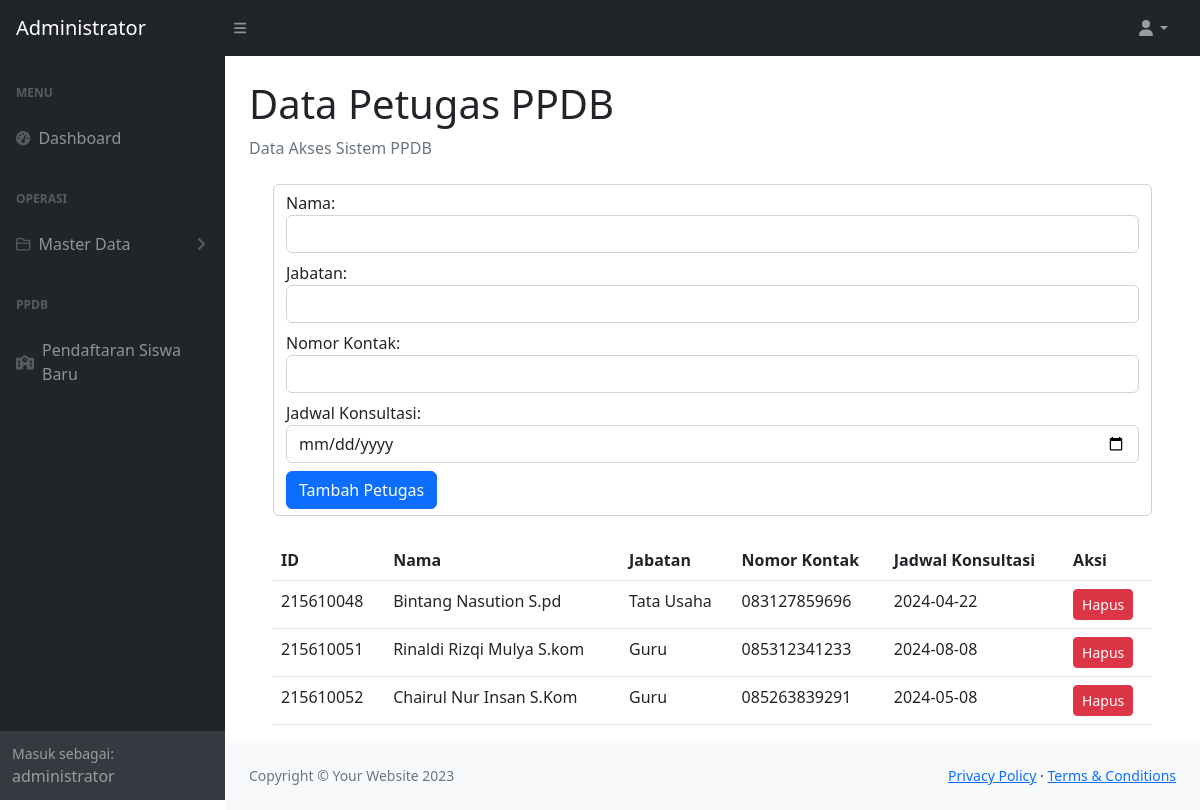
/page/admin/petugas.php (signed in), run on the app's committed database.
### tables this page shows
CREATE TABLE `petugasppdb` (
  `ID` int(11) NOT NULL,
  `Nama` varchar(100) DEFAULT NULL,
  `Jabatan` varchar(100) DEFAULT NULL,
  `NomorKontak` varchar(15) DEFAULT NULL,
  `JadwalKonsultasi` date DEFAULT NULL
);

### page/admin/petugas.php (the view, shortened to what this page needs)
<?php
$conn = new mysqli("localhost", "id22353485_proyekpsi", "Proyekpsi.123456789", "id22353485_proyek_sistem");
?>
<!DOCTYPE html>
<html lang="en">
    <head>
        <link href="https://cdn.jsdelivr.net/npm/simple-datatables@7.1.2/dist/style.min.css" rel="stylesheet" />
        <link href="dist/css/styles.css" rel="stylesheet" />
    </head>
    <body class="sb-nav-fixed">
        <nav class="sb-topnav navbar navbar-expand navbar-dark bg-dark">
            <a class="navbar-brand ps-3" href="index.php">Administrator</a>
            <button class="btn btn-link btn-sm order-1 order-lg-0 me-4 me-lg-0" id="sidebarToggle" href="#!"><i class="fas fa-bars"></i></button>
            <ul class="navbar-nav ms-auto ms-md-0 me-3 me-lg-4">
                <li class="nav-item dropdown">
                    <a class="nav-link dropdown-toggle" id="navbarDropdown" href="#" role="button" data-bs-toggle="dropdown" aria-expanded="false"><i class="fas fa-user fa-fw"></i></a>
                </li>
            </ul>
        </nav>
        <div id="layoutSidenav">
            <div id="layoutSidenav_nav">
                <nav class="sb-sidenav accordion sb-sidenav-dark" id="sidenavAccordion">
                    <div class="sb-sidenav-menu">
                        <div class="nav">
                            <div class="sb-sidenav-menu-heading">Menu</div>
                            <a class="nav-link" href="dashboard.php">
                                <div class="sb-nav-link-icon"><i class="fas fa-tachometer-alt"></i></div>
                                Dashboard
                            </a>
                            <div class="sb-sidenav-menu-heading">Operasi</div>
                            <a class="nav-link collapsed" href="#" data-bs-toggle="collapse" data-bs-target="#collapseLayouts" aria-expanded="false" aria-controls="collapseLayouts">
                                <div class="sb-nav-link-icon"><i class="fa-regular fa-folder-closed"></i></div>
                                Master Data
                                <div class="sb-sidenav-collapse-arrow"><i class="fas fa-angle-down"></i></div>
                            </a>
                            <div class="sb-sidenav-menu-heading">PPDB</div>
                            <a class="nav-link" href="addsiswa.php">
                                <div class="sb-nav-link-icon"><i class="fa-solid fa-school"></i></div>
                                Pendaftaran Siswa Baru
                            </a>
                        </div>
                    </div>
                    <div class="sb-sidenav-footer">
                        <div class="small">Masuk sebagai:</div>
                        <?php echo $_SESSION['username'];?>
                    </div>
                </nav>
            </div>
            <div id="layoutSidenav_content">
                <main>
                    <div class="container-fluid px-4">
                        <h1 class="mt-4">Data Petugas PPDB</h1>
                        <ol class="breadcrumb mb-4">
                            <li class="breadcrumb-item active">Data Akses Sistem PPDB</li>
                        </ol>
                        <div class="container-fluid px-4">
        <form action="" method="post" class="form-control mb-4">
            <div class="form-group mb-2">
                <label for="nama">Nama:</label>
                <input type="text" class="form-control" id="nama" name="nama" required>
            </div>
            <div class="form-group mb-2">
                <label for="jabatan">Jabatan:</label>
                <input type="text" class="form-control" id="jabatan" name="jabatan" required>
            </div>
            <div class="form-group mb-2">
                <label for="nomorKontak">Nomor Kontak:</label>
                <input type="text" class="form-control" id="nomorKontak" name="nomorKontak" required>
            </div>
            <div class="form-group mb-2">
                <label for="jadwalKonsultasi">Jadwal Konsultasi:</label>
                <input type="date" class="form-control" id="jadwalKonsultasi" name="jadwalKonsultasi" required>
            </div>
            <button type="submit" class="btn btn-primary">Tambah Petugas</button>
        </form>
        <table class="table">
            <thead>
                <tr>
                    <th>ID</th>
                    <th>Nama</th>
                    <th>Jabatan</th>
                    <th>Nomor Kontak</th>
                    <th>Jadwal Konsultasi</th>
                    <th>Aksi</th>
                </tr>
            </thead>
            <tbody>
                <?php
                $result = mysqli_query($conn, "SELECT * FROM petugasppdb");
                while ($row = mysqli_fetch_assoc($result)) {
                    echo "<tr>";
                    echo "<td>" . $row['ID'] . "</td>";
                    echo "<td>" . $row['Nama'] . "</td>";
                    echo "<td>" . $row['Jabatan'] . "</td>";
                    echo "<td>" . $row['NomorKontak'] . "</td>";
                    echo "<td>" . $row['JadwalKonsultasi'] . "</td>";
                    echo "<td>";
                    echo "<a href='deletepetugas.php?id=" . $row['ID'] . "' class='btn btn-danger btn-sm' onclick='return confirm(\"Apakah Anda yakin ingin menghapus data ini?\")'>Hapus</a></td>";
                    echo "</tr>";
                }
                ?>
            </tbody>
        </table>
    </div>
                    </div>
                </main>
                <footer class="py-4 bg-light mt-auto">
                    <div class="container-fluid px-4">
                        <div class="d-flex align-items-center justify-content-between small">
                            <div class="text-muted">Copyright &copy; Your Website 2023</div>
                            <div>
                                <a href="#">Privacy Policy</a>
                                &middot;
                                <a href="#">Terms &amp; Conditions</a>
                            </div>
                        </div>
                    </div>
                </footer>
            </div>
        </div>
    </body>
</html>

### data on the page
petugasppdb: ID "215610048", Nama "Bintang Nasution S.pd", Jabatan "Tata Usaha", NomorKontak "083127859696", JadwalKonsultasi "2024-04-22"
petugasppdb: ID "215610051", Nama "Rinaldi Rizqi Mulya S.kom", Jabatan "Guru", NomorKontak "085312341233", JadwalKonsultasi "2024-08-08"
petugasppdb: ID "215610052", Nama "Chairul Nur Insan S.Kom", Jabatan "Guru", NomorKontak "085263839291", JadwalKonsultasi "2024-05-08"

### other printed values
$_SESSION['username'] "administrator"
